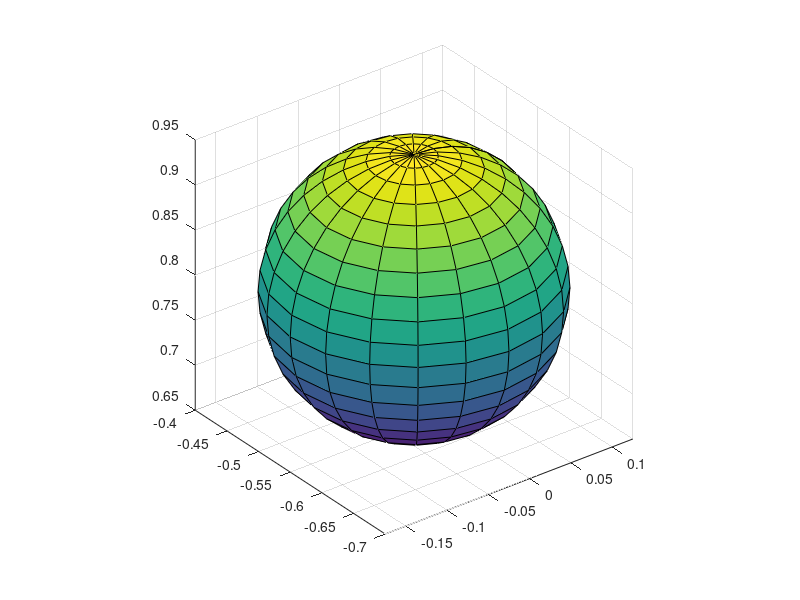

This chart was generated by the following MATLAB code: (Note: this script raises an error after producing the figure.)
clear;
clc;
%% Parameters

% Controller gain
Kp_joint = eye(7)*20;
Kp_cart = eye(3)*15;
% Redundancy gain
k0 = 10; %0 for standard (non collision-free) motion planning 
% Integration Time Step
Ts = 0.05;
% Obstacles
obs = [[-0.025;-0.55;0.8]];
% Time execution
T_tot = 20;
% Controller type
controller = "cartesian";

%% Trajectory setup
way_points = [[-0.525;-0.2;0.9],[-0.025;-0.6;0.5],[0.425;-0.3;0.7],[-0.025;-0.55;1.1],[-0.525;-0.2;0.9]];
x_d_des = [[0;0;0],[0;0;0],[0;0;0],[0;0;0],[0;0;0]];
% x_d_des = [[0;0;0],[0.9629;-0.0951;-0.2222],[0.0165;0.4465;0.2695],-[0.9629;-0.0951;-0.2222],[0;0;0]];

plot3(way_points(1,:),way_points(2,:),way_points(3,:), 'o','Color','r','MarkerSize',5);
[X,Y,Z] = sphere;
R = 0.15;
X = R*X;
Y = R*Y;
Z = R*Z;
surf(X+obs(1),Y+obs(2),Z+obs(3));
axis equal;

grid on;
hold on;

tvec = 0:Ts:T_tot;
tpts = 0:T_tot/(size(way_points,2)-1):T_tot;

[x,x_dot,x_dotdot,pp] = cubicpolytraj(way_points,tpts,tvec,...
                'VelocityBoundaryCondition', x_d_des);

plot3(x(1,:),x(2,:),x(3,:), 'o','Color','b','MarkerSize',5);
grid on;
hold on;


%% Simulation
robot = VrepConnector(19999,0.05);
q = robot.GetState();
while(norm(directKinematics(q) - way_points(:,1)) > 1e-2 )
    q = robot.GetState();
end

qd = robot.GetState();

for i=1:size(x_dot,2)
    q = robot.GetState();

    if controller == "joint"
        [qd, q_control_dot] = jointSpaceController(qd, x_dot(:,i), q, Ts, Kp_joint, obs(:,1), k0);
    else
        [qd, q_control_dot] = cartesianSpaceController(x(:,i), x_dot(:,i), q, Ts, Kp_cart, obs(:,1), k0);
    end


    x_control = directKinematics(qd);
    plot3(x_control(1),x_control(2),x_control(3), 'o','Color','r','MarkerSize',5);
    hold on;

    x_robot = directKinematics(robot.GetState());
    plot3(x_robot(1),x_robot(2),x_robot(3), 'o','Color','g','MarkerSize',5);
    hold on;

    robot.ApplyControl(q_control_dot, Ts);
end

